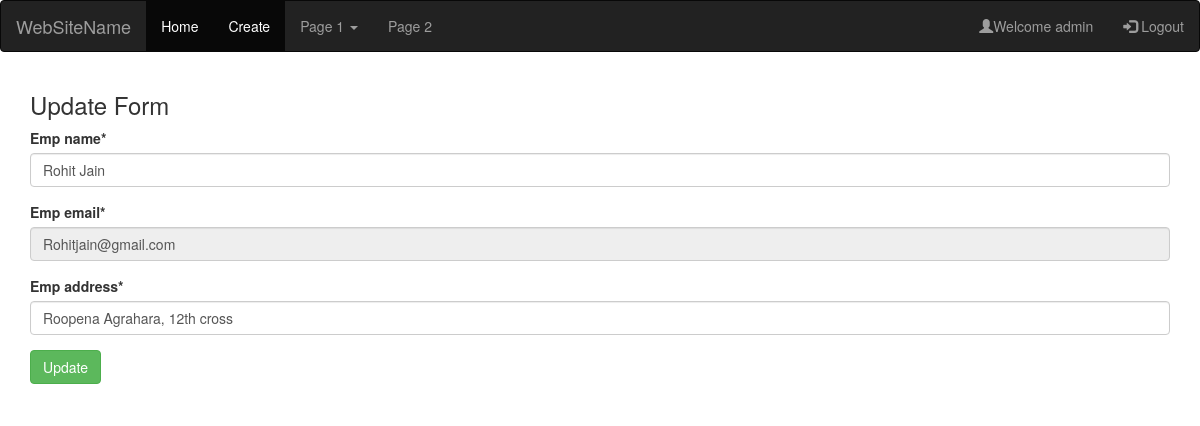
The page /crud/update?id=6 (signed in) on the database its author committed.
### testapp/models.py (models this page shows)
class Employee(models.Model):
    emp_name = models.CharField(max_length=100)
    emp_email = models.EmailField(unique=True)
    emp_address = models.CharField(max_length=250)
    class Meta:
        db_table = 'employee'

### crud/views.py (the view, shortened to what this page needs)
def update(req):
    id = req.GET['id']
    data = Employee.objects.get(id=id)
    form = EmployeeForm(instance=data)
    d1 = {'form': form}
    return render(req, 'crud/update.html', d1)

### crud/forms.py
class EmployeeForm(forms.ModelForm):
    class Meta:
        model = Employee
        fields = "__all__"

### crud/templates/crud/update.html (shortened to what this page needs)
{% extends 'header.html' %}
{% block content %}
{% load crispy_forms_tags %}
<h3>Update Form </h3>
<form action="" method="post" id="form1" novalidate> {% csrf_token%}
    {{ form | crispy }}
    <input type="submit" value="Update" class="btn btn-success">
</form>
{% endblock %}

### testapp/templates/header.html (shortened to what this page needs)
<!DOCTYPE html>
<html lang="en">
<head>
    <link rel="stylesheet" href="https://maxcdn.bootstrapcdn.com/bootstrap/3.4.0/css/bootstrap.min.css">
</head>
<body>
<nav class="navbar navbar-inverse">
    <div class="container-fluid">
        <div class="navbar-header">
            <a class="navbar-brand" href="#">WebSiteName</a>
        </div>
        <ul class="nav navbar-nav">
            <li class="active"><a href="index">Home</a></li>
            <li class="active"><a href="create">Create</a></li>
            <li class="dropdown"><a class="dropdown-toggle" data-toggle="dropdown" href="#">Page 1 <span
                    class="caret"></span></a>
            </li>
            <li><a href="#">Page 2</a></li>
        </ul>
        <ul class="nav navbar-nav navbar-right">
            {% if request.user.username %}
            <li><a href="#"><span class="glyphicon glyphicon-user"></span>Welcome {{ request.user.username }} </a></li>
            <li><a href="/logout"><span class="glyphicon glyphicon-log-in"></span> Logout </a></li>
            {% else %}
            <li><a href="/signup"><span class="glyphicon glyphicon-user"></span> Sign Up</a></li>
            <li><a href="/signin"><span class="glyphicon glyphicon-log-in"></span> Login</a></li>
            {% endif %}
        </ul>
    </div>
</nav>
<div class="container">
    {% block content %}
    {% endblock %}
</div>
</body>
</html>

### rows shown on the page
Employee: emp_name "Rohit Jain", emp_email "Rohitjain@gmail.com", emp_address "Roopena Agrahara, 12th cross"

### other values the page prints
{{ request.user.username }} "admin"
